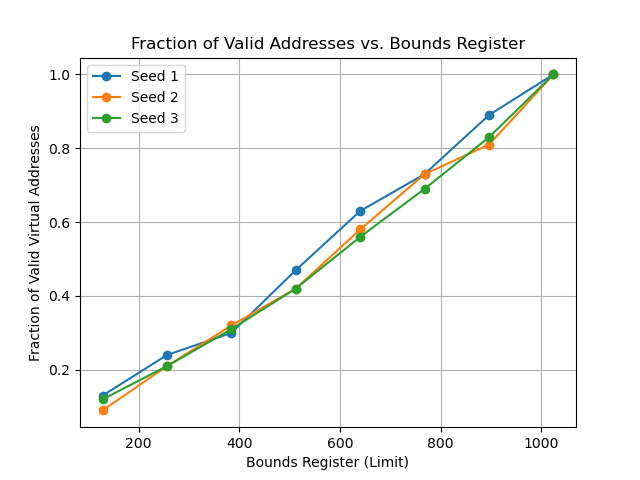

Reproduce this figure in Python.
import subprocess
import matplotlib.pyplot as plt

seeds = [1, 2, 3]
limits = [128, 256, 384, 512, 640, 768, 896, 1024]
num_addresses = 100

for seed in seeds:
    fractions = []

    for limit in limits:
        result = subprocess.run(
            [
                "python3", "relocation.py",
                "-s", str(seed),
                "-n", str(num_addresses),
                "-a", "1k",
                "-l", str(limit),
                "-c"
            ],
            capture_output=True,
            text=True
        )

        valid_count = result.stdout.count("VALID:")
        fraction = valid_count / num_addresses
        fractions.append(fraction)

        print(
            f"seed={seed}, limit={limit}, "
            f"valid={valid_count}/{num_addresses}, fraction={fraction:.2f}"
        )

    plt.plot(limits, fractions, marker="o", label=f"Seed {seed}")

plt.xlabel("Bounds Register (Limit)")
plt.ylabel("Fraction of Valid Virtual Addresses")
plt.title("Fraction of Valid Addresses vs. Bounds Register")
plt.legend()
plt.grid()

plt.savefig("q5.png")
plt.show()
